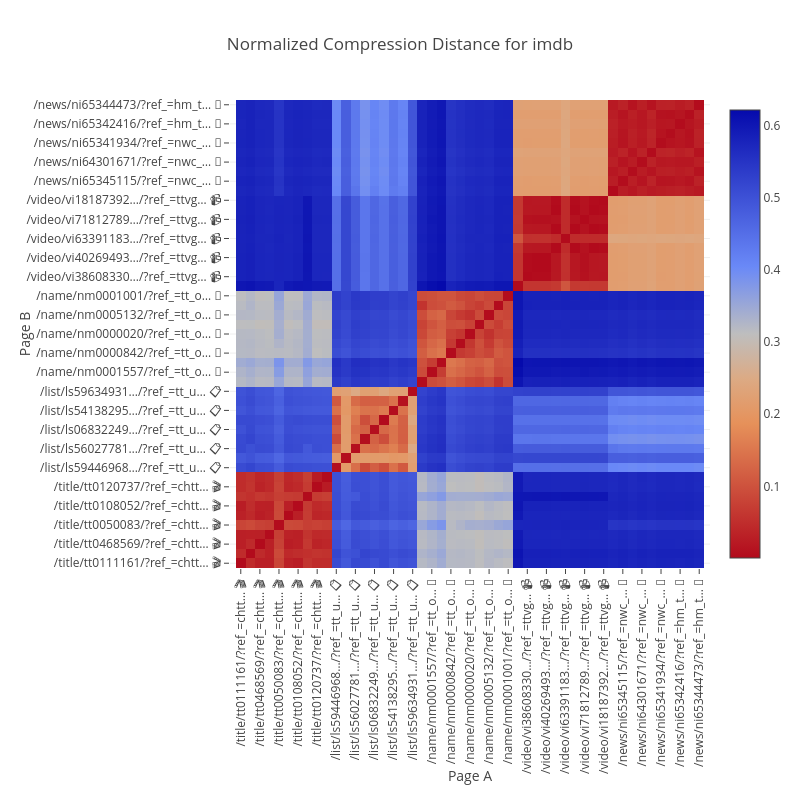

Notebook cell for this chart:
### Code cell
benchmarks::bench_tests::distance_matrix::heatmap(&zstd, "imdb")

### Figure 1 — Plotly figure (JSON) as saved in the notebook; plotly's stock layout.template omitted (floating-point values rounded to 4 significant figures; data arrays with more than 128 entries replaced by an {"elided": "..."} marker saying what was removed)
{"data": [{"reversescale": true, "type": "heatmap", "x": ["/title/tt0111161/?ref_=chtt… 🎬", "/title/tt0068646/?ref_=chtt… 🎬", "/title/tt0468569/?ref_=chtt… 🎬", "/title/tt0071562/?ref_=chtt… 🎬", "/title/tt0050083/?ref_=chtt… 🎬", "/title/tt0167260/?ref_=chtt… 🎬", "/title/tt0108052/?ref_=chtt… 🎬", "/title/tt0110912/?ref_=chtt… 🎬", "/title/tt0120737/?ref_=chtt… 🎬", "/title/tt0060196/?ref_=chtt… 🎬", "/list/ls59446968…/?ref_=tt_u… 📋", "/list/ls59438449…/?ref_=tt_u… 📋", "/list/ls56027781…/?ref_=tt_u… 📋", "/list/ls59903397…/?ref_=tt_u… 📋", "/list/ls06832249…/?ref_=tt_u… 📋", "/list/ls59028931…/?ref_=tt_u… 📋", "/list/ls54138295…/?ref_=tt_u… 📋", "/list/ls59422514…/?ref_=tt_u… 📋", "/list/ls59438449…/?ref_=tt_u… 📋", "/list/ls59634931…/?ref_=tt_u… 📋", "/name/nm0005212/?ref_=tt_o… 👤", "/name/nm0001557/?ref_=tt_o… 👤", "/name/nm0000704/?ref_=tt_o… 👤", "/name/nm0000842/?ref_=tt_o… 👤", "/name/nm0002011/?ref_=tt_o… 👤", "/name/nm0000020/?ref_=tt_o… 👤", "/name/nm0001173/?ref_=tt_o… 👤", "/name/nm0005132/?ref_=tt_o… 👤", "/name/nm0000288/?ref_=tt_o… 👤", "/name/nm0001001/?ref_=tt_o… 👤", "/video/vi38440558…/?ref_=ttvg… 📹", "/video/vi38608330…/?ref_=ttvg… 📹", "/video/vi38776102…/?ref_=ttvg… 📹", "/video/vi40269493…/?ref_=ttvg… 📹", "/video/vi19232015…/?ref_=ttvg… 📹", "/video/vi63391183…/?ref_=ttvg… 📹", "/video/vi21085396…/?ref_=ttvg… 📹", "/video/vi71812789…/?ref_=ttvg… 📹", "/video/vi99803215…/?ref_=ttvg… 📹", "/video/vi18187392…/?ref_=ttvg… 📹", "/news/ni65344975/?ref_=nwc_… 📰", "/news/ni65345115/?ref_=nwc_… 📰", "/news/ni65345156/?ref_=nwc_… 📰", "/news/ni64301671/?ref_=nwc_… 📰", "/news/ni65341396/?ref_=nwc_… 📰", "/news/ni65341934/?ref_=nwc_… 📰", "/news/ni65342234/?ref_=nwc_… 📰", "/news/ni65342416/?ref_=hm_t… 📰", "/news/ni65342415/?ref_=hm_t… 📰", "/news/ni65344473/?ref_=hm_t… 📰"], "y": ["/title/tt0111161/?ref_=chtt… 🎬", "/title/tt0068646/?ref_=chtt… 🎬", "/title/tt0468569/?ref_=chtt… 🎬", "/title/tt0071562/?ref_=chtt… 🎬", "/title/tt0050083/?ref_=chtt… 🎬", "/title/tt0167260/?ref_=chtt… 🎬", "/title/tt0108052/?ref_=chtt… 🎬", "/title/tt0110912/?ref_=chtt… 🎬", "/title/tt0120737/?ref_=chtt… 🎬", "/title/tt0060196/?ref_=chtt… 🎬", "/list/ls59446968…/?ref_=tt_u… 📋", "/list/ls59438449…/?ref_=tt_u… 📋", "/list/ls56027781…/?ref_=tt_u… 📋", "/list/ls59903397…/?ref_=tt_u… 📋", "/list/ls06832249…/?ref_=tt_u… 📋", "/list/ls59028931…/?ref_=tt_u… 📋", "/list/ls54138295…/?ref_=tt_u… 📋", "/list/ls59422514…/?ref_=tt_u… 📋", "/list/ls59438449…/?ref_=tt_u… 📋", "/list/ls59634931…/?ref_=tt_u… 📋", "/name/nm0005212/?ref_=tt_o… 👤", "/name/nm0001557/?ref_=tt_o… 👤", "/name/nm0000704/?ref_=tt_o… 👤", "/name/nm0000842/?ref_=tt_o… 👤", "/name/nm0002011/?ref_=tt_o… 👤", "/name/nm0000020/?ref_=tt_o… 👤", "/name/nm0001173/?ref_=tt_o… 👤", "/name/nm0005132/?ref_=tt_o… 👤", "/name/nm0000288/?ref_=tt_o… 👤", "/name/nm0001001/?ref_=tt_o… 👤", "/video/vi38440558…/?ref_=ttvg… 📹", "/video/vi38608330…/?ref_=ttvg… 📹", "/video/vi38776102…/?ref_=ttvg… 📹", "/video/vi40269493…/?ref_=ttvg… 📹", "/video/vi19232015…/?ref_=ttvg… 📹", "/video/vi63391183…/?ref_=ttvg… 📹", "/video/vi21085396…/?ref_=ttvg… 📹", "/video/vi71812789…/?ref_=ttvg… 📹", "/video/vi99803215…/?ref_=ttvg… 📹", "/video/vi18187392…/?ref_=ttvg… 📹", "/news/ni65344975/?ref_=nwc_… 📰", "/news/ni65345115/?ref_=nwc_… 📰", "/news/ni65345156/?ref_=nwc_… 📰", "/news/ni64301671/?ref_=nwc_… 📰", "/news/ni65341396/?ref_=nwc_… 📰", "/news/ni65341934/?ref_=nwc_… 📰", "/news/ni65342234/?ref_=nwc_… 📰", "/news/ni65342416/?ref_=hm_t… 📰", "/news/ni65342415/?ref_=hm_t… 📰", "/news/ni65344473/?ref_=hm_t… 📰"], "z": {"elided": "50x50 float values"}}], "layout": {"height": 800, "title": {"text": "Normalized Compression Distance for imdb"}, "width": 800, "xaxis": {"automargin": true, "side": "bottom", "tickangle": -90, "ticktext": ["/title/tt0111161/?ref_=chtt… 🎬", "/title/tt0068646/?ref_=chtt… 🎬", "/title/tt0468569/?ref_=chtt… 🎬", "/title/tt0071562/?ref_=chtt… 🎬", "/title/tt0050083/?ref_=chtt… 🎬", "/title/tt0167260/?ref_=chtt… 🎬", "/title/tt0108052/?ref_=chtt… 🎬", "/title/tt0110912/?ref_=chtt… 🎬", "/title/tt0120737/?ref_=chtt… 🎬", "/title/tt0060196/?ref_=chtt… 🎬", "/list/ls59446968…/?ref_=tt_u… 📋", "/list/ls59438449…/?ref_=tt_u… 📋", "/list/ls56027781…/?ref_=tt_u… 📋", "/list/ls59903397…/?ref_=tt_u… 📋", "/list/ls06832249…/?ref_=tt_u… 📋", "/list/ls59028931…/?ref_=tt_u… 📋", "/list/ls54138295…/?ref_=tt_u… 📋", "/list/ls59422514…/?ref_=tt_u… 📋", "/list/ls59438449…/?ref_=tt_u… 📋", "/list/ls59634931…/?ref_=tt_u… 📋", "/name/nm0005212/?ref_=tt_o… 👤", "/name/nm0001557/?ref_=tt_o… 👤", "/name/nm0000704/?ref_=tt_o… 👤", "/name/nm0000842/?ref_=tt_o… 👤", "/name/nm0002011/?ref_=tt_o… 👤", "/name/nm0000020/?ref_=tt_o… 👤", "/name/nm0001173/?ref_=tt_o… 👤", "/name/nm0005132/?ref_=tt_o… 👤", "/name/nm0000288/?ref_=tt_o… 👤", "/name/nm0001001/?ref_=tt_o… 👤", "/video/vi38440558…/?ref_=ttvg… 📹", "/video/vi38608330…/?ref_=ttvg… 📹", "/video/vi38776102…/?ref_=ttvg… 📹", "/video/vi40269493…/?ref_=ttvg… 📹", "/video/vi19232015…/?ref_=ttvg… 📹", "/video/vi63391183…/?ref_=ttvg… 📹", "/video/vi21085396…/?ref_=ttvg… 📹", "/video/vi71812789…/?ref_=ttvg… 📹", "/video/vi99803215…/?ref_=ttvg… 📹", "/video/vi18187392…/?ref_=ttvg… 📹", "/news/ni65344975/?ref_=nwc_… 📰", "/news/ni65345115/?ref_=nwc_… 📰", "/news/ni65345156/?ref_=nwc_… 📰", "/news/ni64301671/?ref_=nwc_… 📰", "/news/ni65341396/?ref_=nwc_… 📰", "/news/ni65341934/?ref_=nwc_… 📰", "/news/ni65342234/?ref_=nwc_… 📰", "/news/ni65342416/?ref_=hm_t… 📰", "/news/ni65342415/?ref_=hm_t… 📰", "/news/ni65344473/?ref_=hm_t… 📰"], "title": {"text": "Page A"}}, "yaxis": {"automargin": true, "scaleanchor": "x", "ticktext": ["/title/tt0111161/?ref_=chtt… 🎬", "/title/tt0068646/?ref_=chtt… 🎬", "/title/tt0468569/?ref_=chtt… 🎬", "/title/tt0071562/?ref_=chtt… 🎬", "/title/tt0050083/?ref_=chtt… 🎬", "/title/tt0167260/?ref_=chtt… 🎬", "/title/tt0108052/?ref_=chtt… 🎬", "/title/tt0110912/?ref_=chtt… 🎬", "/title/tt0120737/?ref_=chtt… 🎬", "/title/tt0060196/?ref_=chtt… 🎬", "/list/ls59446968…/?ref_=tt_u… 📋", "/list/ls59438449…/?ref_=tt_u… 📋", "/list/ls56027781…/?ref_=tt_u… 📋", "/list/ls59903397…/?ref_=tt_u… 📋", "/list/ls06832249…/?ref_=tt_u… 📋", "/list/ls59028931…/?ref_=tt_u… 📋", "/list/ls54138295…/?ref_=tt_u… 📋", "/list/ls59422514…/?ref_=tt_u… 📋", "/list/ls59438449…/?ref_=tt_u… 📋", "/list/ls59634931…/?ref_=tt_u… 📋", "/name/nm0005212/?ref_=tt_o… 👤", "/name/nm0001557/?ref_=tt_o… 👤", "/name/nm0000704/?ref_=tt_o… 👤", "/name/nm0000842/?ref_=tt_o… 👤", "/name/nm0002011/?ref_=tt_o… 👤", "/name/nm0000020/?ref_=tt_o… 👤", "/name/nm0001173/?ref_=tt_o… 👤", "/name/nm0005132/?ref_=tt_o… 👤", "/name/nm0000288/?ref_=tt_o… 👤", "/name/nm0001001/?ref_=tt_o… 👤", "/video/vi38440558…/?ref_=ttvg… 📹", "/video/vi38608330…/?ref_=ttvg… 📹", "/video/vi38776102…/?ref_=ttvg… 📹", "/video/vi40269493…/?ref_=ttvg… 📹", "/video/vi19232015…/?ref_=ttvg… 📹", "/video/vi63391183…/?ref_=ttvg… 📹", "/video/vi21085396…/?ref_=ttvg… 📹", "/video/vi71812789…/?ref_=ttvg… 📹", "/video/vi99803215…/?ref_=ttvg… 📹", "/video/vi18187392…/?ref_=ttvg… 📹", "/news/ni65344975/?ref_=nwc_… 📰", "/news/ni65345115/?ref_=nwc_… 📰", "/news/ni65345156/?ref_=nwc_… 📰", "/news/ni64301671/?ref_=nwc_… 📰", "/news/ni65341396/?ref_=nwc_… 📰", "/news/ni65341934/?ref_=nwc_… 📰", "/news/ni65342234/?ref_=nwc_… 📰", "/news/ni65342416/?ref_=hm_t… 📰", "/news/ni65342415/?ref_=hm_t… 📰", "/news/ni65344473/?ref_=hm_t… 📰"], "title": {"text": "Page B"}}}}
